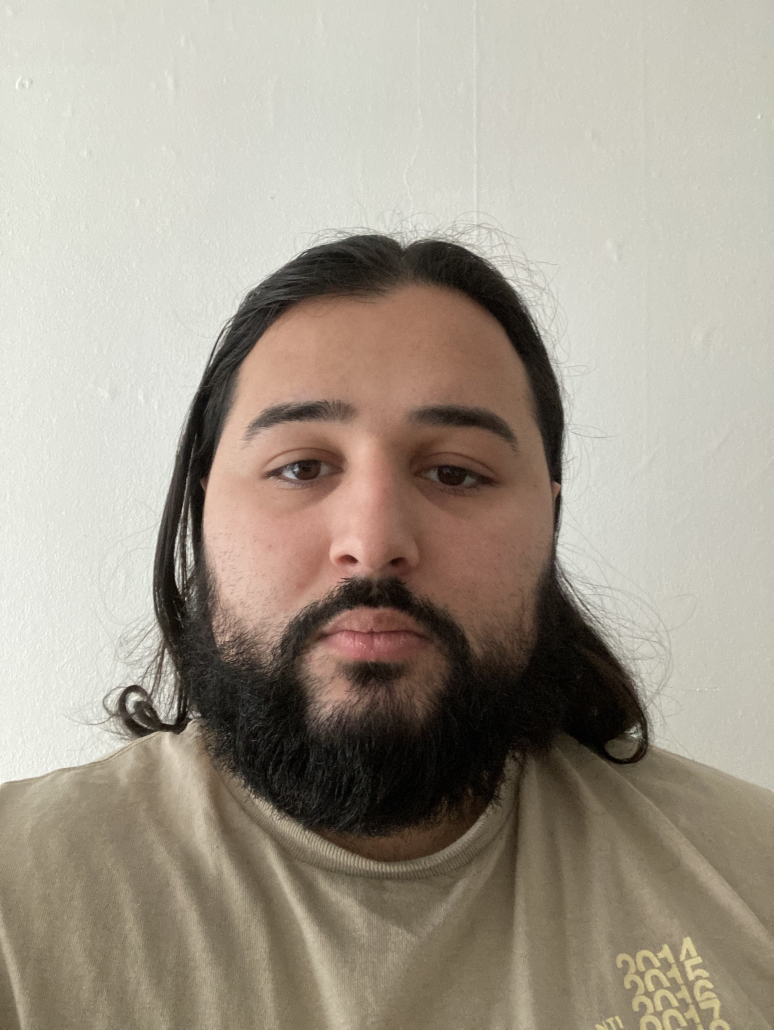
#> input picture P3/pa.jpg, 2320 x 3088 px (shown at 1/3 size)
$ python resize.py
#> lines starting #> are read from the running program, lines starting #| are printed output that depends on the picture
# -*- coding: utf-8 -*-
"""
Created on Wed Jan 19 13:08:37 2022

@author: Bruger
"""


import cv2

img=cv2.imread('pa.jpg')
#> img is the input picture: shape (3088, 2320, 3); mean B, G, R 142, 155.3, 164.1

imgW = img.shape[1]
#> imgW = 2320
imgH = img.shape[0]
#> imgH = 3088

skalar = 0.3

resized_dim = (int(imgW*skalar), int(imgH*skalar))
#> resized_dim = (696, 926)


print(resized_dim)
#| (696, 926)
resized = cv2.resize(img, resized_dim, interpolation=cv2.INTER_AREA)
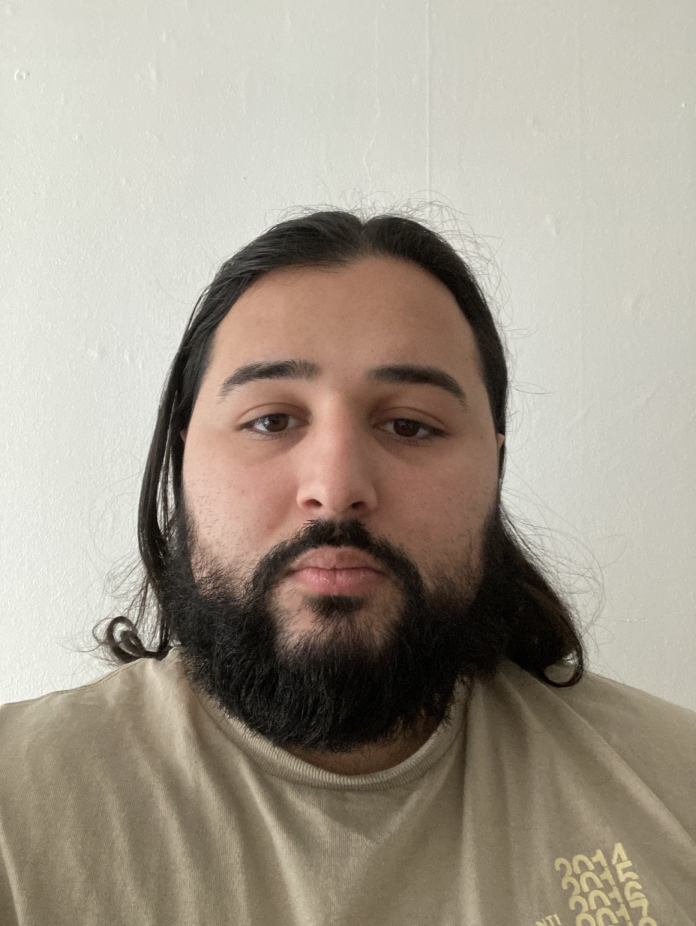
#> resized: shape (926, 696, 3); mean B, G, R 142, 155.3, 164.1

cv2.imwrite('pa2.jpg', resized)

#cv2.imshow('resized',resized)
#cv2.waitKey(0)
#cv2.destroyAllWindows()

$ run again, with P3/271914907_10158381267826714_1898494372073678735_n.jpg copied over P3/pa.jpg
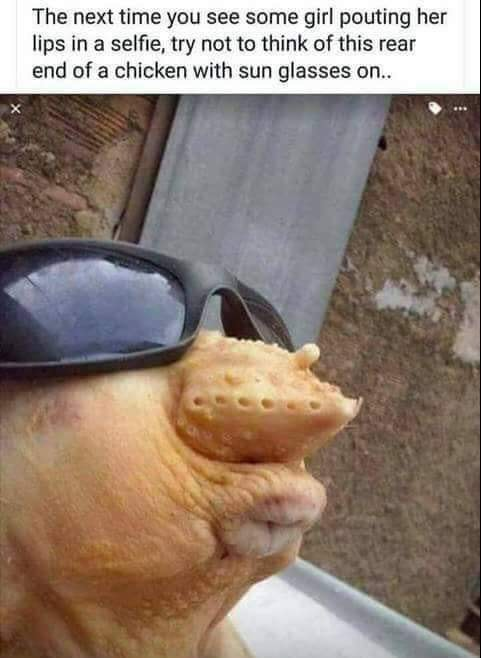
#> input picture P3/271914907_10158381267826714_1898494372073678735_n.jpg, 481 x 658 px
#> img is the input picture: shape (658, 481, 3); mean B, G, R 114.4, 126.3, 143.6
#| (144, 197)
#> `resized = cv2.resize(img, resized_dim, interpolation=cv2.INTER_AREA)`:
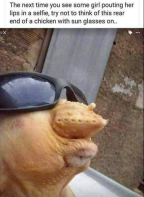
#> resized: shape (197, 144, 3); mean B, G, R 114.4, 126.3, 143.6

$ run again, with P3/271951034_10224759049937060_8028264104322405940_n.jpg copied over P3/pa.jpg
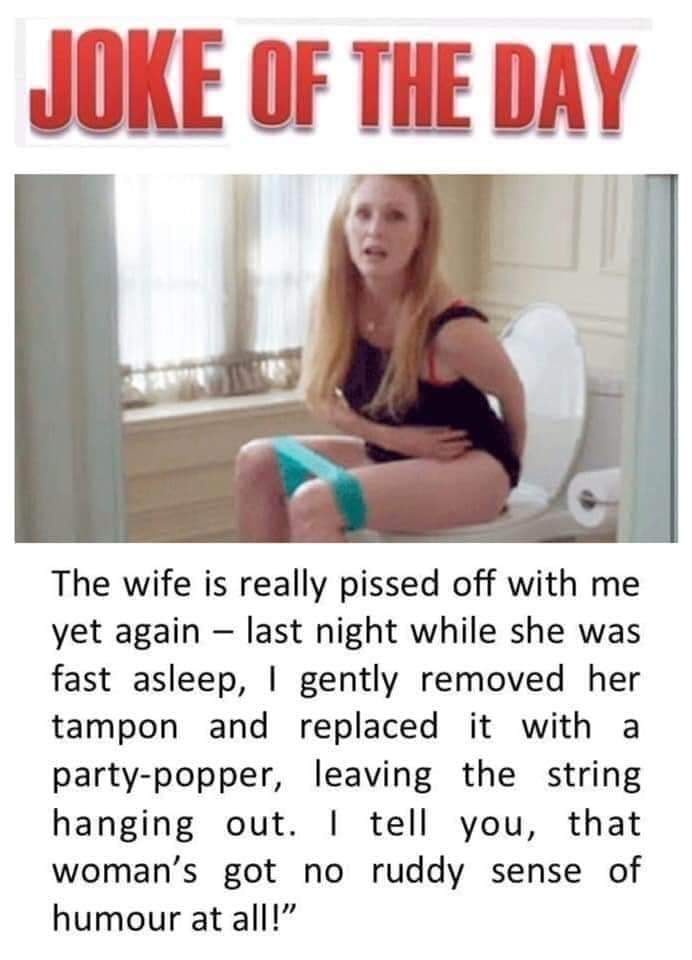
#> input picture P3/271951034_10224759049937060_8028264104322405940_n.jpg, 692 x 960 px
#> img is the input picture: shape (960, 692, 3); mean B, G, R 194.8, 196.5, 207.9
#| (207, 288)
#> `resized = cv2.resize(img, resized_dim, interpolation=cv2.INTER_AREA)`:
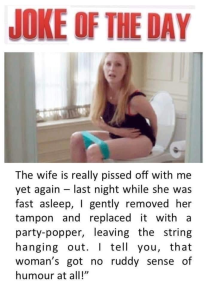
#> resized: shape (288, 207, 3); mean B, G, R 194.8, 196.5, 207.9
